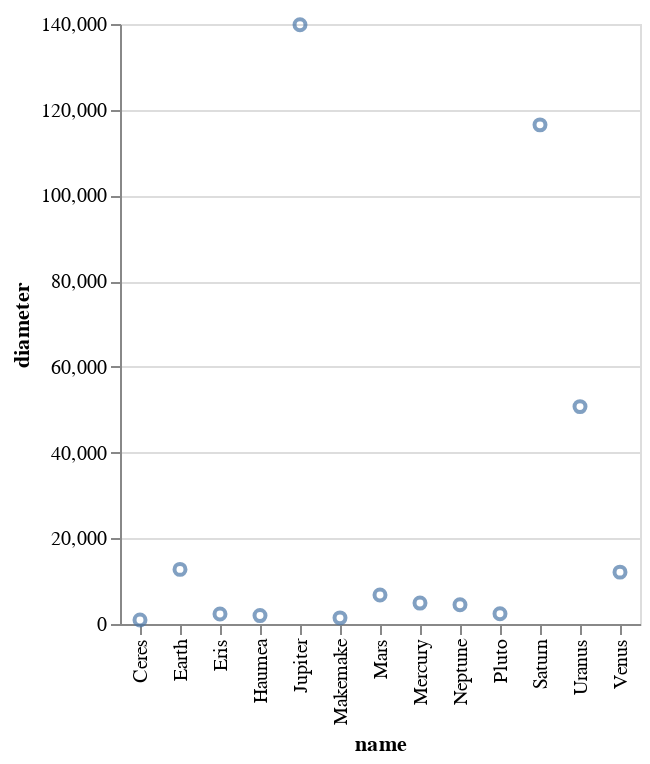

The cell this chart's notebook holds for it:
### Markdown cell above
Encoding

### Code cell
chart = alt.Chart(planets).mark_point().encode(
    x='name:N',
    y='diameter:Q'
)
chart

### Figure 1 — Vega-Lite specification as saved in the notebook (floating-point values rounded to 4 significant figures)
{"config": {"view": {"continuousWidth": 400, "continuousHeight": 300}}, "data": {"name": "data-32e6086e956f7bd038a2cd26349dfd84"}, "mark": "point", "encoding": {"x": {"type": "nominal", "field": "name"}, "y": {"type": "quantitative", "field": "diameter"}}, "$schema": "https://vega.github.io/schema/vega-lite/v4.8.1.json", "datasets": {"data-32e6086e956f7bd038a2cd26349dfd84": [{"name": "Mercury", "diameter": 4879, "distance": 57.91, "moons": 0}, {"name": "Venus", "diameter": 12104, "distance": 108.2, "moons": 0}, {"name": "Earth", "diameter": 12742, "distance": 149.6, "moons": 1}, {"name": "Mars", "diameter": 6779, "distance": 227.9, "moons": 2}, {"name": "Ceres", "diameter": 950, "distance": 414.3, "moons": 0}, {"name": "Jupiter", "diameter": 139822, "distance": 778.5, "moons": 79}, {"name": "Saturn", "diameter": 116464, "distance": 1434.0, "moons": 82}, {"name": "Uranus", "diameter": 50724, "distance": 2871.0, "moons": 27}, {"name": "Neptune", "diameter": 4495, "distance": 49240.0, "moons": 14}, {"name": "Pluto", "diameter": 2374, "distance": 5906.0, "moons": 5}, {"name": "Haumea", "diameter": 1960, "distance": 6460.0, "moons": 2}, {"name": "Makemake", "diameter": 1434, "distance": 6796.0, "moons": 1}, {"name": "Eris", "diameter": 2326, "distance": 10150.0, "moons": 1}]}}
